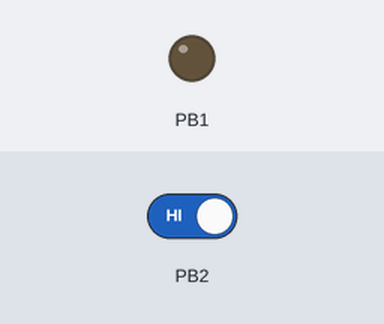
A program run on a simulated ATmega328P, built with avr-gcc and emulated at 1 MHz (the files do not name the chip). Shown: output pins drawn as LEDs (lit = HIGH). The test bench sets the inputs (shaded band); at power-on: PB2 HIGH.

Above: at 1.2 s.
1.3 s: PB2 driven LOW
At 2.2 s:
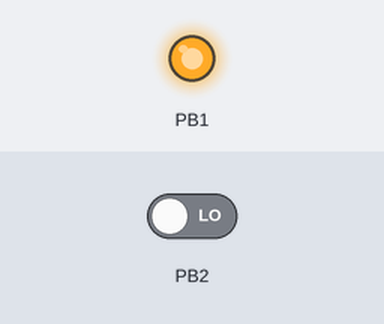
2.8 s: PB2 driven HIGH
At 3.3 s:
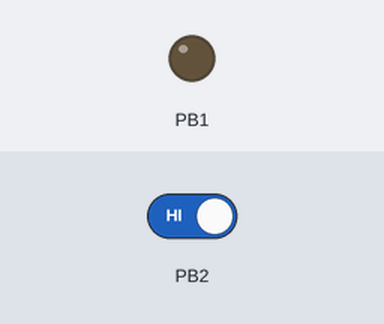
Timing chart, 0 to 5.8 s (numbered marks = the images above; inputs shaded):
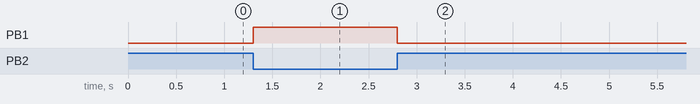

Measured:
- after the input at 1.3 s, PB1: LOW → HIGH at once
- after the input at 2.8 s, PB1: HIGH → LOW at once

The program:

main.c
```c
/*
 * GSM-INT.c
 *
 * Created: 9/27/2017 11:30:05 AM
 * Author : madiv
 */
#define F_CPU 1000000UL

#include <avr/io.h>
#include <util/delay.h>
#include <avr/interrupt.h>

int main(void)
{
	DDRB |= (1<<DDB1); //set PORTB1 as output

	while (1)
	{
		if (!(PINB & (1<<PINB2))) // If input of PinB2 is not HIGH
		 {
 			PORTB |= (1<<PORTB1); 	//Toggle PORTB1 HIGH
 		 }
		else
		 {
			PORTB &= ~(1<<PORTB1);	//Toggle PORTB1 LOW
		 }
		//This would also suffice
		//PINB = _BV(PB1);   //This is allowed for AVR, functionality is available
		//OR
		//PORTB ^= _BV(PB1);  //This is universal, thus portable.  note this = and not |= wold toggle pin OFF and ON
	}

}
```
